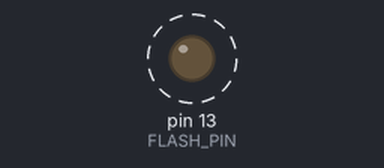
This program was run on a simulated Teensy 4. Parts: output pins drawn as LEDs (lit = HIGH). Dashed ring = blinking.

Above: at 2.12 s.
Timing chart, 0 to 5.0 s (numbered marks = the images above):
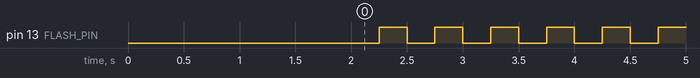

Measured:
- by itself, pin 13 (FLASH_PIN): alternates HIGH for 0.25 s and LOW for 0.25 s

The program:

main.cpp
```cpp
#include <Arduino.h>
#include "statemachine.h"

//To avoid multiple definitions of setup() and loop()
#ifndef UNIT_TEST

#define FLASH_PIN 13

bool statusHigh = false;

void setup()
{
  Serial.begin(9600);
  delay(2000); //give time for serial to start

 // initialize LED digital pin as an output.
  pinMode(FLASH_PIN, OUTPUT);
  digitalWrite(FLASH_PIN,LOW);
}

void loop()
{
  int startTime = millis();

  while(millis()-startTime < 250){
    //loop
  }

  if(statusHigh){
    digitalWrite(FLASH_PIN,LOW);
    statusHigh = false;
  }
  else{
    digitalWrite(FLASH_PIN,HIGH);
    statusHigh = true;
  }
}

#endif
```

statemachine.h
```cpp
#pragma once

enum FlightStates{
    test = 0,
    state = 1,
    WINTER_CONTINGENCY = 2
};

class FlightState{
    public:
        FlightState();
        void switchState(FlightStates new_state);
        FlightStates getState();
    private:
        FlightStates currentState;
};
```

statemachine.cpp
```cpp
#include "statemachine.h"

/* Constructor for FlightState class definition */
FlightState::FlightState(){
    currentState = test;
}

/* void switchState(FlightStates){}
 * @brief  Switches state machine state.
 * @param  FlightState new_state - State machine state to switch to.
 * @return void.
 */
void FlightState::switchState(FlightStates new_state){
    if(currentState != WINTER_CONTINGENCY) //don't want to switch out of WINTER_CONTINGENCY accidentally
        currentState = new_state;
}

/* FlightStates getState(void){}
 * @brief Returns the current state
 * @return FlightStates enumeration state
 */
FlightStates FlightState::getState(){
    return currentState;
}
```
